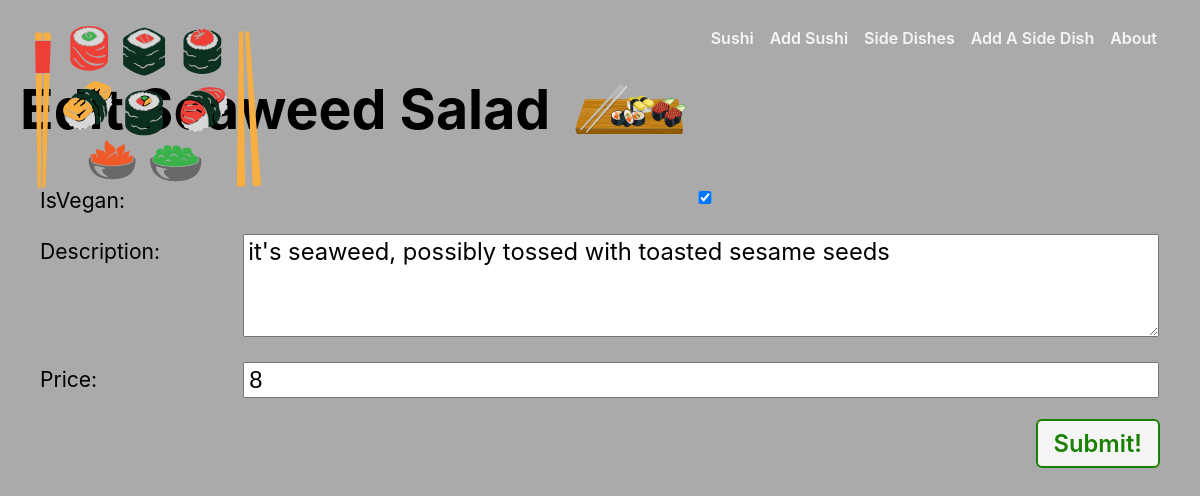
The app's page /sides/1/update with its own data.
### main_app/models.py (models this page shows, shortened)
class Side(models.Model):
  name = models.CharField(max_length=50)
  description = models.TextField(max_length=250)
  isVegan = models.BooleanField(default=False)
  price = models.IntegerField(default=6)

### main_app/views.py (the view)
# urls.py: path('sides/<int:pk>/update', views.SideUpdate.as_view(), name='side_update'),
class SideUpdate(UpdateView):
  model = Side
  fields = ['isVegan', 'description', 'price']

### main_app/templates/main_app/side_form.html (shortened to what this page needs)
{% extends 'base.html' %}
{% load static %}
{% block head %}
<link rel="stylesheet" type="text/css" href="{% static 'css/form.css' %}"/>
{% endblock %}
{% block content %}
<div class="page-header">
  {% if object %}
  <h1>Edit {{object.name}}</h1>
  {% else %}
  <h1>Add a Side Dish</h1>
  {% endif %}
  <img src="{% static 'images/sushionaboard.svg' %}" alt="sushi logo" />
</div>
<form action="" method="post" class="form-container" autocomplete="off">
  <table>
    {{ form.as_table }}
  </table>
  <button type="submit" class="btn submit">Submit!</button>
</form>
{% endblock %}

### main_app/static/css/base.css (style rules this page uses)
html { box-sizing: border-box; background: #AAA; }
*, *::before, *::after { box-sizing: inherit; }
:root { font-size: 82.5% }
body { margin: 0; display: flex; flex-direction: column; align-items: center; font-family: -apple-system, BlinkMacSystemFont, 'Segoe UI', 'Roboto', 'Oxygen', 'Ubuntu', 'Cantarell', 'Fira Sans', 'Droid Sans', 'Helvetica Neue', sans-serif; min-height: 100vh; --nav-bg: #AAA; --nav-bg-ff: #000; --borders: rgb(255, 102, 0) solid 2px; --text-color: rgb(245, 245, 245); --link-hover-color: rgb(255, 102, 0); --button-bg: rgb(245, 245, 245); --button-bg-hover: rgb(226, 226, 226); --submit: rgb(26, 128, 0); --warn: rgb(255, 102, 0); --danger: rgb(220, 20, 30); --secondary: rgb(57, 57, 57); --card-box-shadow: 5px 5px 6px -1px #AAA; --font-xtreme: 4.2rem; --font-xxl: 3.6rem; --font-xl: 2.4rem; --font-l: 1.8rem; --font-reg: 1.6rem; --card-border-radius: 6px; }
.page-header { display: flex; align-items: center; margin: 20px; }
.btn { font-size: var(--font-l); padding: 8px 16px; border-radius: 6px; border-width: 2px; border-style: solid; text-decoration: none; background-color: var(--button-bg); font-weight: 600; cursor: pointer; font-family: inherit; margin-right: 10px; }
.submit { color: var(--submit); border-color: var(--submit); }
.page-header h1 { font-size: var(--font-xxl); margin: 0; }
.page-header img { height: 40px; margin-left:15px; }
.page-header img:first-of-type { margin-left: 20px; }
@media only screen and (min-width: 768px) { .page-header h1 { font-size: var(--font-xtreme); } }
@media only screen and (min-width: 768px) { .page-header img { height: 50px; margin-left:20px; } }
@media only screen and (min-width: 768px) { .page-header img:first-of-type { margin-left: 25px; } }

### main_app/static/css/form.css (style rules this page uses)
.form-container { display: flex; flex-direction: column; width: 100%; }
table { padding: 0 40px; width: 100%; border-spacing: 0 20px; }
th { text-align: left; padding: 6px 20px 0 0; font-weight: normal; vertical-align: top; font-size: var(--font-reg); }
td { max-width: 60%; }
td > * { width: 100%; padding: 2px 4px; font-size: var(--font-l); }
td > textarea { height: calc(4 * var(--font-l) + 8px); font-family: inherit; }
.btn { align-self: flex-end; margin-right: 40px; }

### records on screen
Side: name "Seaweed Salad", isVegan "☑", description "it's seaweed, possibly tossed with toasted sesame seeds", price "8"
